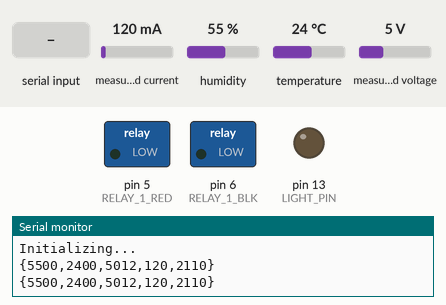
Recording of a sketch running on a simulated Arduino Uno, built with avr-gcc and run on an emulated ATmega328P. Parts: switched loads named in the sketch (green lamp = pin HIGH), output pins drawn as LEDs (lit = HIGH), the last lines printed to the serial monitor. Inputs (shaded band) come from the test bench; at power-on: measured current 120 mA, humidity 55 %, temperature 24 °C, measured voltage 5 V.

Above: at 1.2 s.
1.3 s: "O" received over Serial
At 2.8 s:
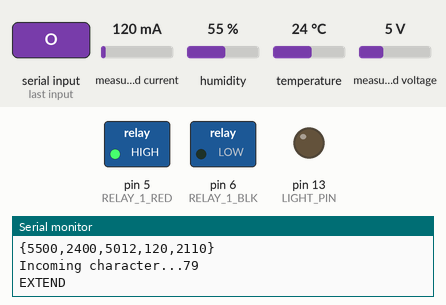
3.5 s: "C" received over Serial
At 5.3 s:
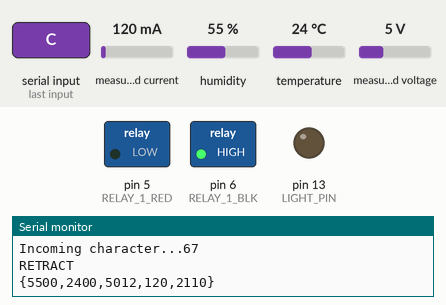
5.6 s: "S" received over Serial
At 6.5 s:
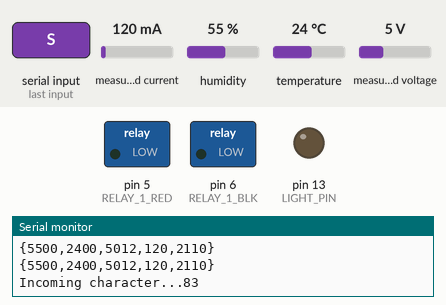
Timing chart, 0 to 8.6 s (numbered marks = the images above; inputs shaded):
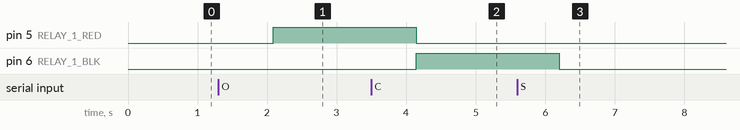

Measured:
- after the input at 1.3 s, pin 5 (RELAY_1_RED): LOW → HIGH after 0.79 s
- after the input at 3.5 s, pin 5 (RELAY_1_RED): HIGH → LOW after 0.65 s; pin 6 (RELAY_1_BLK): LOW → HIGH after 0.65 s
- after the input at 5.6 s, pin 6 (RELAY_1_BLK): HIGH → LOW after 0.60 s

The sketch:

RemoteControl.ino
```cpp
// (licence header left out)
#include <dht11.h>
#include <Wire.h>
#include <Adafruit_INA219.h>

/*
 * Hardware configuration
 */

// Set up sensors
dht11 DHT11;
Adafruit_INA219 ina219;

// And now the variables for capturing sensor values
int chk;
float busVoltage;
float shuntVoltage;
float current_mA;
float loadVoltage;
String msg;

// State & other variables
int inByte;
const int POWER_PIN = 4;          // Assign "for real" when relay is connected
const int RELAY_1_RED = 5;
const int RELAY_1_BLK = 6;
const int LIGHT_PIN = 13;         // LED pin
boolean isAutonomous = true;
boolean isLightOn = false;
boolean isPowerOn = false;
int powerOnSeconds = 0;
int status = 0;

void setup(void)
{
  Serial.begin(9600);

  Serial.println("Initializing...");

  /*
   * Initialize pin(s)
   */
   pinMode(LIGHT_PIN, OUTPUT);
   pinMode(POWER_PIN, OUTPUT);
   pinMode(RELAY_1_RED, OUTPUT);
   pinMode(RELAY_1_BLK, OUTPUT);

  /*
   * Initialize temp/humidity sensor
   */
  DHT11.attach(2);
  ina219.begin();
}

void loop(void)
{
  // Get the temp/humidity
  chk = DHT11.read();

  // Get the current/voltage readings
  busVoltage = ina219.getBusVoltage_V();
  shuntVoltage = ina219.getShuntVoltage_mV();
  current_mA = ina219.getCurrent_mA();
  loadVoltage = busVoltage + (shuntVoltage / 1000);

  status = 0;
  if (isAutonomous) {
    status += 2000;
  } else {
    status += 1000;
  }
  if (isPowerOn) {
    status += 200;
  } else {
    status += 100;
  }
  if (isLightOn) {
    status += 20;
  } else {
    status += 10;
  }

  // Build the message to transmit
  msg = "{";
  msg += DHT11.humidity * 100;
  msg += ",";
  msg += DHT11.temperature * 100;
  msg += ",";
  msg += int(loadVoltage * 1000);
  msg += ",";
  msg += int(current_mA);
  msg += ",";
  msg += status;
  msg += "}";

  /*
  Serial.print("Bus Voltage:   "); Serial.print(busVoltage); Serial.println(" V");
  Serial.print("Shunt Voltage: "); Serial.print(shuntVoltage); Serial.println(" mV");
  Serial.print("Load Voltage:  "); Serial.print(loadVoltage); Serial.println(" V");
  Serial.print("Current:       "); Serial.print(current_mA); Serial.println(" mA");
  Serial.println("");
  */

  Serial.println(msg);

  if (loadVoltage > 2 && loadVoltage < 12.36 && powerOnSeconds > 60) {
    // If V < 11.8V, battery is drained. TESTING! :-)
    lightOff();
    powerOff();
  } else {
    if (Serial.available() > 0) {
      Serial.print("Incoming character...");
      inByte = Serial.read();
      Serial.println(inByte);

      switch (inByte) {
      case 'A':
        // Enable automatic power/light management
        isAutonomous = true;
        break;
      case 'a':
        // Disable automatic power/light management
        isAutonomous = false;
        break;
      case 'O': // Temp entry for testing actuator(s) OPEN
        extendActuator();
        break;
      case 'C': // Temp entry for testing actuator(s) CLOSE
        retractActuator();
        break;
      case 'S': // Temp entry for testing actuator(s) STOP
        stopActuator();
        break;
      default:
        if (!isAutonomous) {  // Only act on inputs if isAutonomous is overridden
          actOnInput(inByte);
        }
        break;
      }
    }

    if (isAutonomous) {
      if (DHT11.temperature > 1 && DHT11.temperature < 31) {
        // Temperature is within desired range...(Celsius)
        // Extinguish power (heat/fan), ignite "ready" light.
        if (powerOnSeconds > 60) {
            powerOff();
            lightOn();
          } else {
            powerOnSeconds++;
          }
        //powerOff();
        //lightOn();
      } else {
        if (loadVoltage > 12.57) {
          // Temperature is out of desired range...
          // Engage heat/fan (depending upon season) and extinguish light.
          // If V too low, though, it can't sustain the heater power draw.
          powerOn();
          lightOff();
        } else {
          if (powerOnSeconds > 60) {
            powerOff();
            lightOn();
          } else {
            powerOnSeconds++;
          }
        }
      }
    }
  }

  delay(1000);
}

void lightOn() {
  // Turn on light (if not on already)
  if (!isLightOn) {
    digitalWrite(LIGHT_PIN, HIGH);
    isLightOn = true;
  }
}

void lightOff() {
  // Turn off light (if on)
  if (isLightOn) {
    digitalWrite(LIGHT_PIN, LOW);
    isLightOn = false;
  }
}

void powerOn() {
  // Turn on power (if not on already)
  if (!isPowerOn) {
    digitalWrite(POWER_PIN, HIGH);
    isPowerOn = true;
  }
  powerOnSeconds++;  // increment power on counter
}

void powerOff() {
  // Turn off power (if on)
  if (isPowerOn) {
    digitalWrite(POWER_PIN, LOW);
    isPowerOn = false;
  }
  powerOnSeconds = 0;  // reset counter for time power is on
}

void actOnInput(int inByte) {
  switch (inByte) {
  case 'L':
    lightOn();
    break;
  case 'l':
    lightOff();
    break;
  case 'P':
    powerOn();
    break;
  case 'p':
    powerOff();
    break;
  }
}


void extendActuator() {
  Serial.println("EXTEND");
  digitalWrite(RELAY_1_BLK, LOW);
  digitalWrite(RELAY_1_RED, HIGH);
}

void retractActuator() {
  Serial.println("RETRACT");
  digitalWrite(RELAY_1_RED, LOW);
  digitalWrite(RELAY_1_BLK, HIGH);
}

void stopActuator() {
   digitalWrite(RELAY_1_RED, LOW);
   digitalWrite(RELAY_1_BLK, LOW);
 }
```
